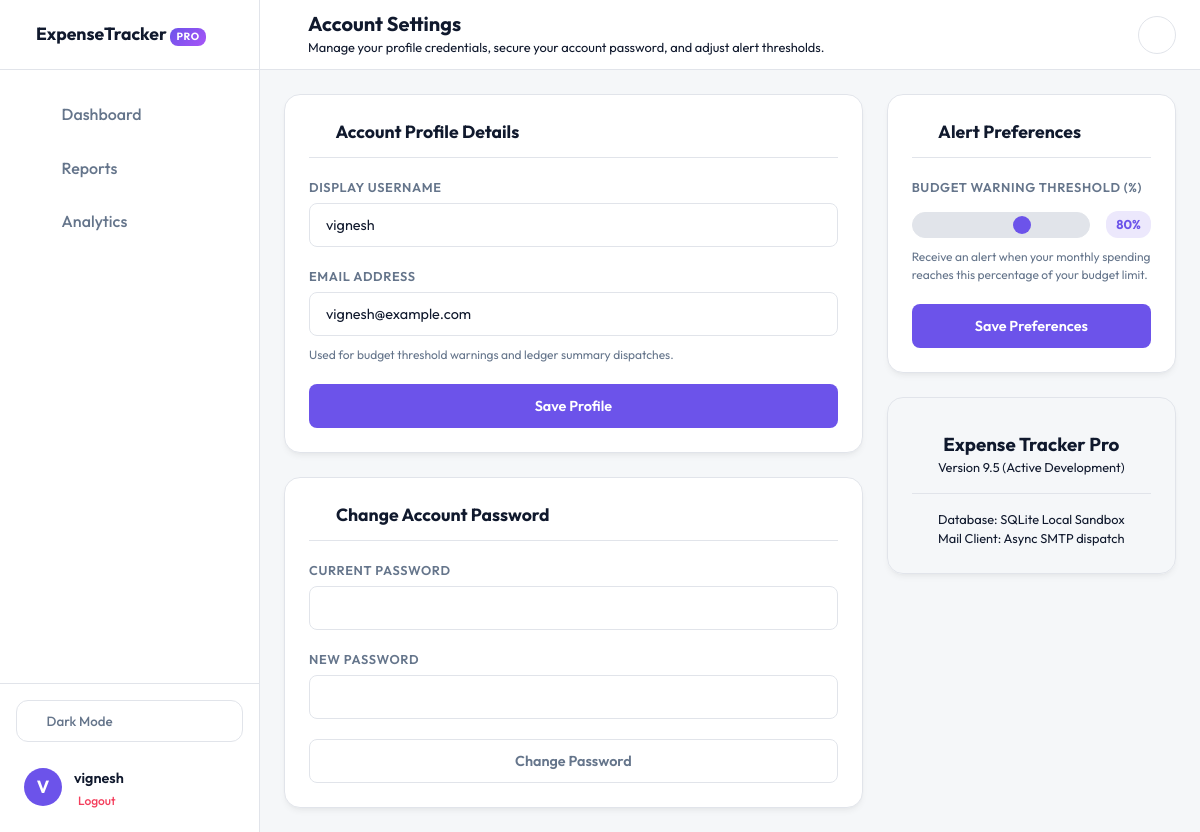
Screenshot of /settings (signed in) with the database file from the repository.
### app.py (models this page shows)
class User(db.Model):
    id = db.Column(
        db.Integer,
        primary_key=True
    )
    username = db.Column(
        db.String(100),
        unique=True,
        nullable=False
    )
    email = db.Column(
        db.String(100),
        unique=True,
        nullable=False
    )
    password = db.Column(
        db.String(255),
        nullable=False
    )
    threshold = db.Column(
        db.Integer,
        default=80,
        nullable=False
    )

### app.py (the view, shortened to what this page needs)
@app.route('/settings', methods=['GET', 'POST'])
def settings():
    if 'user_id' not in session:
        return redirect('/login')
    user = User.query.get(session['user_id'])
    if not user:
        return redirect('/login')
    return render_template(
        'settings.html',
        user=user
    )

### templates/settings.html (shortened to what this page needs)
<!DOCTYPE html>
<html lang="en">
<head>
    <link rel="stylesheet" href="{{ url_for('static', filename='style.css') }}">
</head>
<body class="app-shell">
    <div class="app-layout">
        <aside class="sidebar-nav" id="sidebarNav">
            <div class="sidebar-brand">
                <span class="brand-text">ExpenseTracker <span class="badge-pro">PRO</span></span>
            </div>
            <nav class="sidebar-menu">
                <ul>
                    <li>
                        <a href="/">
                            <i data-lucide="layout-dashboard"></i>
                            <span>Dashboard</span>
                        </a>
                    </li>
                    <li>
                        <a href="/reports" onclick="showLoader()">
                            <i data-lucide="file-spreadsheet"></i>
                            <span>Reports</span>
                        </a>
                    </li>
                    <li>
                        <a href="/analytics" onclick="showLoader()">
                            <i data-lucide="trending-up"></i>
                            <span>Analytics</span>
                        </a>
                    </li>
                </ul>
            </nav>
            <div class="sidebar-footer">
                <button class="theme-toggle-btn-sidebar" onclick="toggleDarkMode()" aria-label="Toggle dark mode">
                    <span class="theme-text">Dark Mode</span>
                </button>
                <div class="sidebar-user">
                    <a href="/settings" class="sidebar-avatar-link" onclick="showLoader()" title="Profile Settings">
                        <div class="user-avatar">{{ session['username'][0].upper() }}</div>
                    </a>
                    <div class="user-info">
                        <a href="/settings" class="sidebar-username-link" onclick="showLoader()" title="Profile Settings">
                            <span class="username">{{ session['username'] }}</span>
                        </a>
                        <a href="/logout" class="logout-link" onclick="showLoader()"> Logout</a>
                    </div>
                </div>
            </div>
        </aside>
        <div class="main-workspace">
            <header class="workspace-header">
                <div class="header-left">
                    <button class="sidebar-toggle-btn" onclick="toggleSidebar()" aria-label="Toggle Navigation Sidebar">
                    </button>
                    <div class="header-titles">
                        <h1>Account Settings</h1>
                        <p class="text-muted">Manage your profile credentials, secure your account password, and adjust alert thresholds.</p>
                    </div>
                </div>
                <div class="header-actions">
                    <div class="header-notifications-wrapper">
                        <button class="notifications-bell-btn" id="notifBellBtn" onclick="toggleNotificationsDropdown(event)" aria-label="Notifications Center">
                            <i data-lucide="bell"></i>
                        </button>
                    </div>
                </div>
            </header>
            <div class="workspace-content">
                <div class="settings-grid">
                    <div class="settings-main">
                        <section class="panel-card animate-fade-in">
                            <div class="panel-header">
                                <h2><i data-lucide="user" class="header-icon-inline"></i> Account Profile Details</h2>
                            </div>
                            <div class="panel-body">
                                <form id="profileForm" method="POST" action="/settings" class="settings-form">
                                    <div class="input-group">
                                        <label for="username">Display Username</label>
                                        <input type="text" id="username" name="username" value="{{ user.username }}" required>
                                    </div>
                                    <div class="input-group">
                                        <label for="email">Email Address</label>
                                        <input type="email" id="email" name="email" value="{{ user.email }}" required>
                                        <small class="help-text">Used for budget threshold warnings and ledger summary dispatches.</small>
                                    </div>
                                    <button type="submit" class="btn btn-primary">Save Profile</button>
                                </form>
                            </div>
                        </section>
                        <section class="panel-card animate-fade-in" style="margin-top: 1.5rem;">
                            <div class="panel-header">
                                <h2><i data-lucide="shield-check" class="header-icon-inline"></i> Change Account Password</h2>
                            </div>
                            <div class="panel-body">
                                <form id="securityForm" method="POST" action="/settings" class="settings-form">
                                    <div class="input-group">
                                        <label for="current_password">Current Password</label>
                                        <input type="password" id="current_password" name="current_password" required>
                                    </div>
                                    <div class="input-group">
                                        <label for="new_password">New Password</label>
                                        <input type="password" id="new_password" name="new_password" required minlength="6">
                                    </div>
                                    <button type="submit" class="btn btn-outline">Change Password</button>
                                </form>
                            </div>
                        </section>
                    </div>
                    <div class="settings-sidebar">
                        <section class="panel-card animate-fade-in">
                            <div class="panel-header">
                                <h2><i data-lucide="bell-ring" class="header-icon-inline"></i> Alert Preferences</h2>
                            </div>
                            <div class="panel-body">
                                <form id="preferencesForm" method="POST" action="/settings" class="settings-form">
                                    <div class="input-group">
                                        <label for="thresholdInput">Budget Warning Threshold (%)</label>
                                        <div class="range-slider-wrapper">
                                            <input type="range" id="thresholdInput" name="threshold" min="50" max="95" step="5" value="{{ user.threshold or 80 }}" oninput="updateThresholdLabel(this.value)">
                                            <span class="slider-val-badge" id="thresholdValBadge">{{ user.threshold or 80 }}%</span>
                                        </div>
                                        <small class="help-text">Receive an alert when your monthly spending reaches this percentage of your budget limit.</small>
                                    </div>
                                    <button type="submit" class="btn btn-primary btn-block">Save Preferences</button>
                                </form>
                            </div>
                        </section>
                        <section class="panel-card info-card animate-fade-in" style="margin-top: 1.5rem; background: var(--card-bg-gradient);">
                            <div class="panel-body text-center">
                                <h3>Expense Tracker Pro</h3>
                                <p class="text-muted text-sm">Version 9.5 (Active Development)</p>
                                <hr class="divider">
                                <p class="text-sm">Database: SQLite Local Sandbox<br>Mail Client: Async SMTP dispatch</p>
                            </div>
                        </section>
                    </div>
                </div>
            </div>
        </div>
    </div>
</body>
</html>

### rows the page displays
User: username "vignesh", email "vignesh@example.com", threshold "80"

### other values shown
{{ session['username'][0].upper() }} "V"
